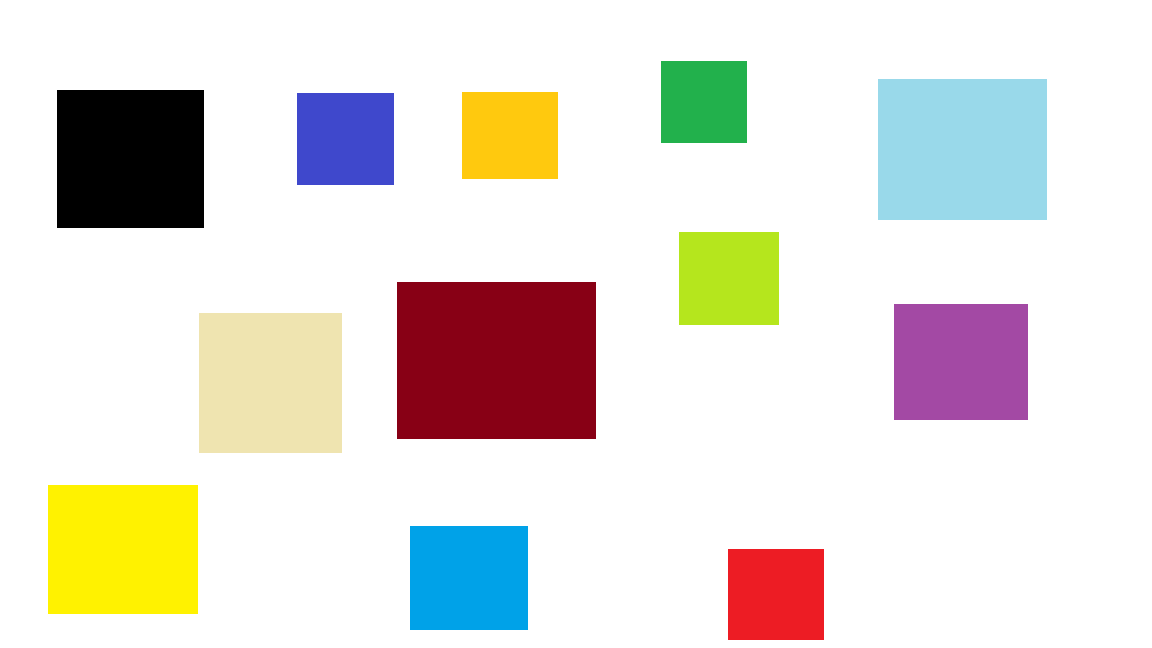
#> input picture Contando Objetos/PARTE 3/cuadritos.png, 1152 x 648 px
$ python version1.py
#> lines starting #> are read from the running program, lines starting #| are printed output that depends on the picture; after the words box and inside, x2 and y2 are one past the last pixel; in counts of white or black regions, pixels touching at a corner belong together
import cv2
imagen = cv2.imread('cuadritos.png')
#> imagen is the input picture: shape (648, 1152, 3); mean B, G, R 216.2, 223.3, 227.8
grises = cv2.cvtColor(imagen, cv2.COLOR_BGR2GRAY)
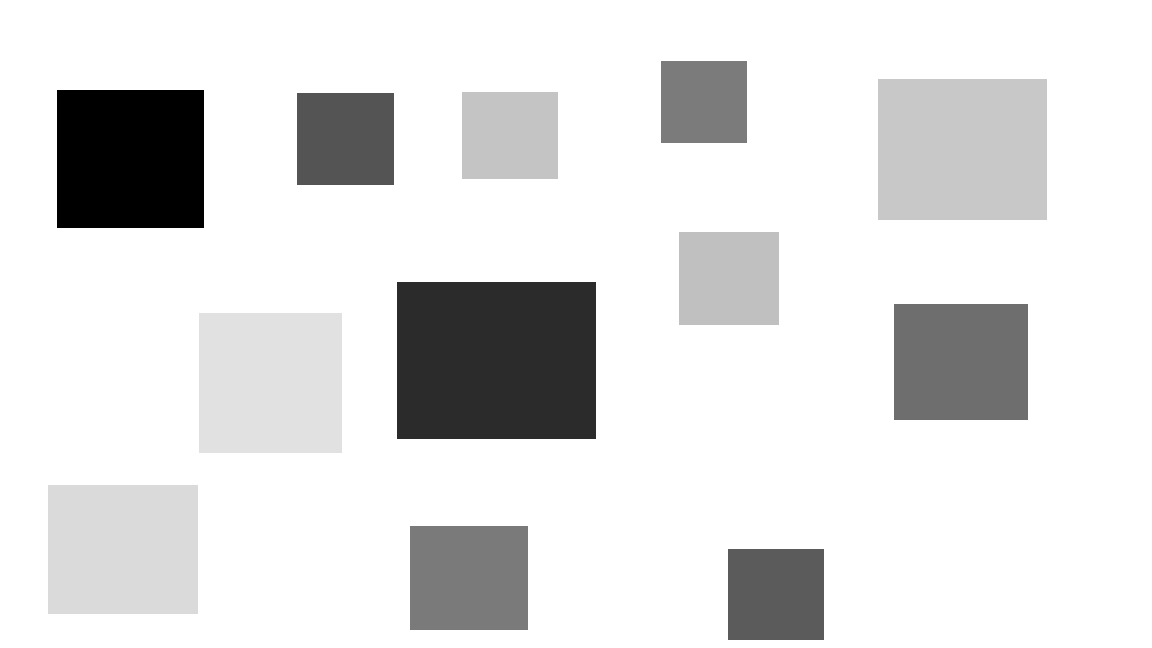
#> grises: shape (648, 1152); min 0, max 255, mean 223.8
_,th =  cv2.threshold(grises, 240, 255, cv2.THRESH_BINARY_INV)
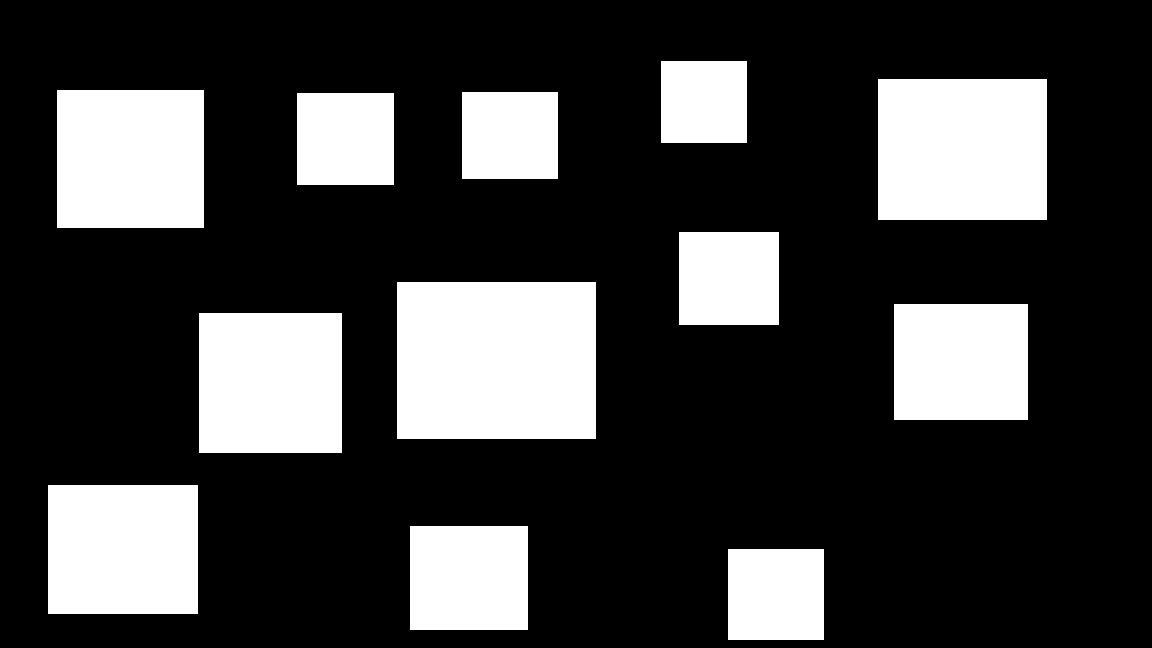
#> th: shape (648, 1152); 24.8% white; 12 white regions

cnts,_ = cv2.findContours(th, cv2.RETR_EXTERNAL, cv2.CHAIN_APPROX_SIMPLE)
#> cnts = 12 contours; largest, box (x1, y1, x2, y2) and area: (397, 282, 596, 439) 30888, (878, 79, 1047, 220) 23520, (57, 90, 204, 228) 20002, (199, 313, 342, 453) 19738, (48, 485, 198, 614) 19072
cv2.drawContours(imagen, cnts, -1, (255,0,0),2)
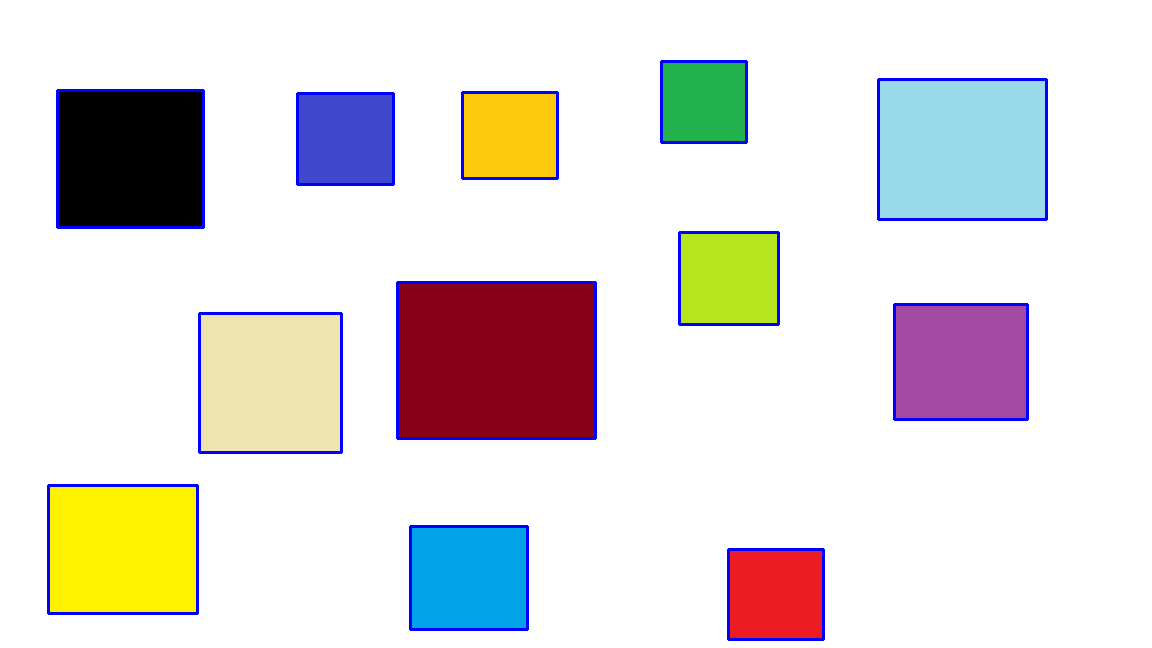
#> imagen: shape (648, 1152, 3); 2.31% of pixels changed, all inside (x1, y1, x2, y2) = (47, 60, 1048, 641)
print('Contornos: ', len(cnts))#len()regresa el numero de los contornos
#| Contornos:  12
font = cv2.FONT_HERSHEY_SIMPLEX
numero = len(cnts)
#> numero = 12
i=0
for c in cnts:  #este ciclo permite enumerar cada contorno encontrado
  M=cv2.moments(c)
  if (M["m00"]==0): M["m00"]=1
  x=int(M["m10"]/M["m00"])
  y=int(M['m01']/M['m00'])
  mensaje = 'Num :' + str(i+1)
  cv2.putText(imagen,mensaje,(x-40,y),font,0.75,
    (255,0,0),2,cv2.LINE_AA)
  cv2.drawContours(imagen, [c], 0, (255,0,0),2)
  cv2.imshow('Imagen', imagen)
  cv2.waitKey(0)
  i = i+1
#> this loop made 12 passes
#> (c, x, y, mensaje) on passes 1 to 9: ([[728, 549], [728, 639], [823, 639], [823, 549]], 775, 594, 'Num :1'), ([[410, 526], [410, 629], [527, 629], [527, 526]], 468, 577, 'Num :2'), ([[48, 485], [48, 613], [197, 613], [197, 485]], 122, 549, 'Num :3'), ([[199, 313], [199, 452], [341, 452], [341, 313]], 270, 382, 'Num :4'), ([[894, 304], [894, 419], [1027, 419], [1027, 304]], 960, 361, 'Num :5'), ([[397, 282], [397, 438], [595, 438], [595, 282]], 496, 360, 'Num :6'), ([[679, 232], [679, 324], [778, 324], [778, 232]], 728, 278, 'Num :7'), ([[297, 93], [297, 184], [393, 184], [393, 93]], 345, 138, 'Num :8'), ([[462, 92], [462, 178], [557, 178], [557, 92]], 509, 135, 'Num :9')
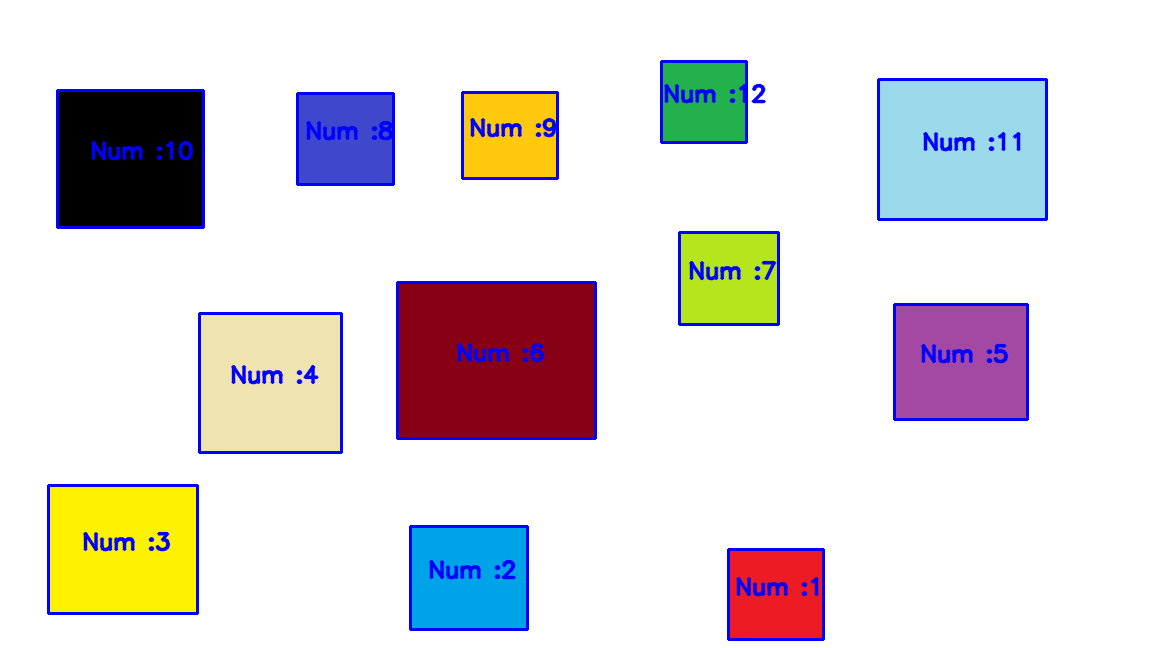
#> imagen: shape (648, 1152, 3); 1.53% of pixels changed, all inside (x1, y1, x2, y2) = (82, 83, 1022, 597)
#> after the loop, i = 12
cv2.putText(imagen,"Contornos " + str(numero),(x-200,y-20),font,0.75,
    (255,0,0),2,cv2.LINE_AA)
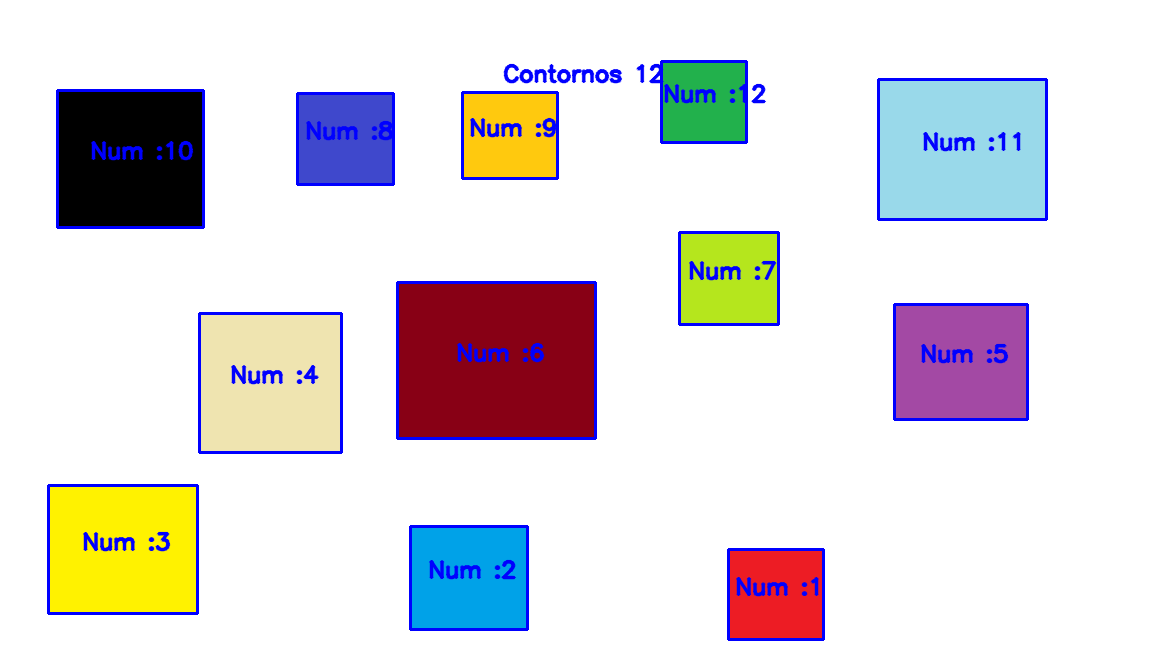
#> imagen: shape (648, 1152, 3); 0.23% of pixels changed, all inside (x1, y1, x2, y2) = (503, 63, 665, 84)
cv2.imwrite("imagenNuevaCuadros.png",imagen)
cv2.destroyAllWindows()
